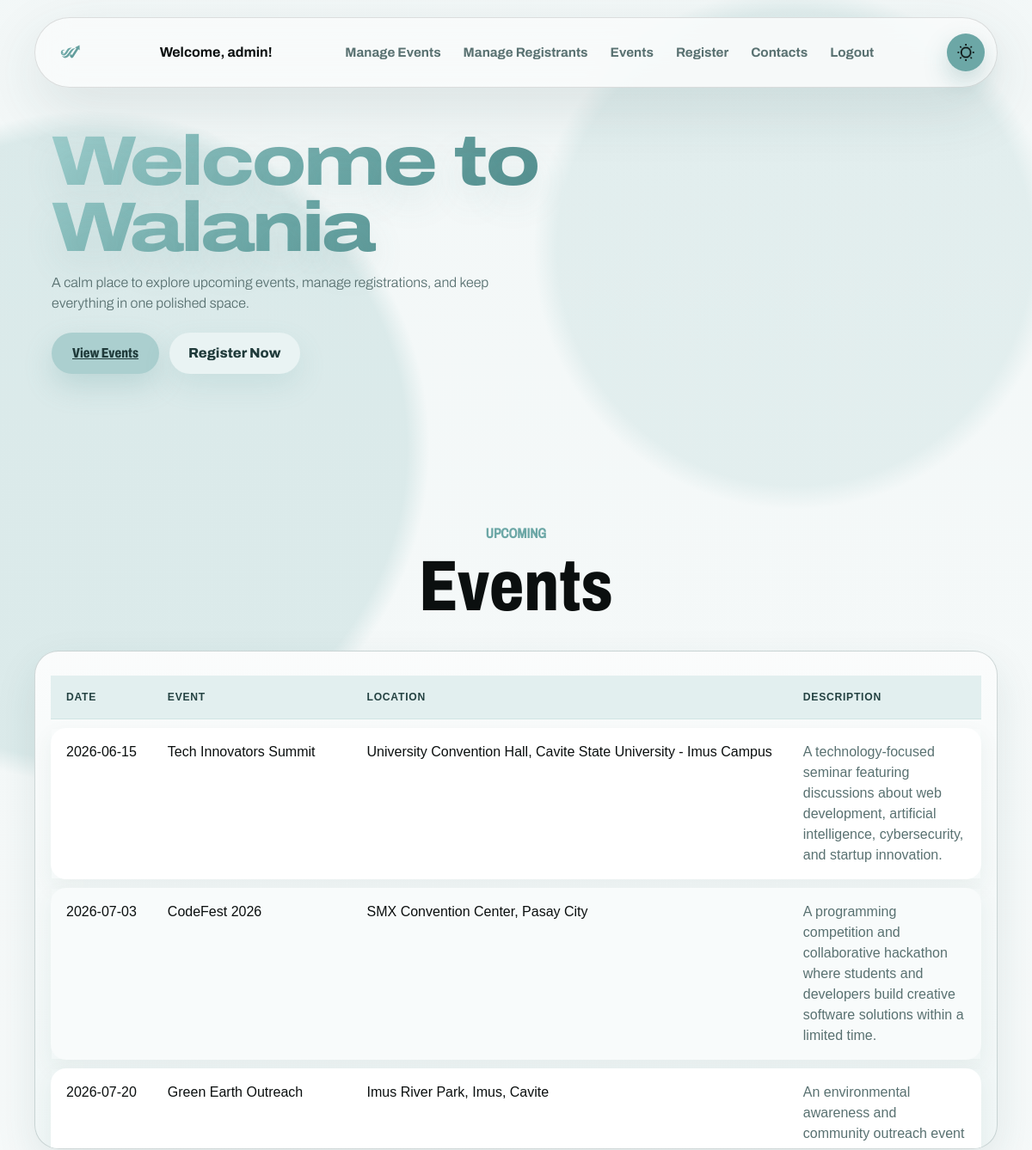
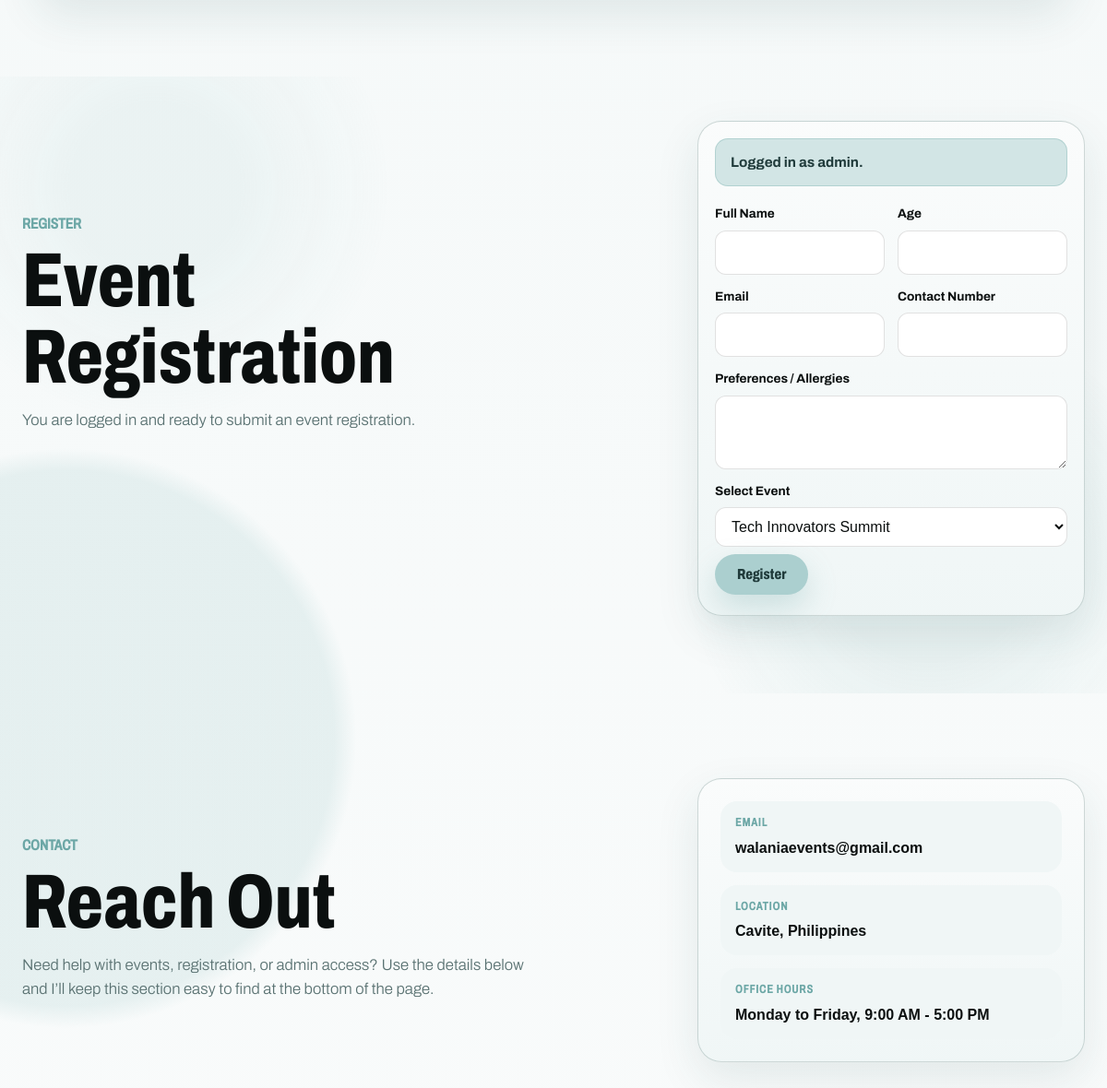
The app's page /views/dashboard.php (signed in) with its own data (2 pictures, top to bottom).
### tables this page shows
CREATE TABLE `walania_event` (
  `id` int(11) NOT NULL,
  `name` varchar(50) NOT NULL,
  `event_date` date NOT NULL,
  `location` varchar(1000) NOT NULL,
  `description` varchar(1000) NOT NULL
);

### controllers/pageData.php (called while the page is built, shortened)
<?php
require_once __DIR__ . '/../models/eventModel.php';
require_once __DIR__ . '/../models/registrantModel.php';
class PageDataController{
    private $eventModel;
    private $registrantModel;
    public function __construct($dbConnection){
        $this->db = $dbConnection;
        $this->eventModel = new eventModel($this->db);
        $this->registrantModel = new registrantModel($this->db);
    }
    public function getPageData(): array
    {
        $user = null;
        if(isset($_SESSION['user_id'])){
            $user = [
                'id'        => (int)$_SESSION['user_id'],
                'username'  => $_SESSION['username'] ?? '',
                'role'      => strtolower((string)($_SESSION['role'] ?? ''))
            ];
        }
        $events = $this->eventModel->getAllEvents() ?? [];
        $totalEvents = count($events);
        $eventsMessage = $totalEvents === 0 ? 'No events available yet.' : null;
        $registrants = $this->registrantModel->getAllRegistrants() ?? [];
        $totalRegistrants = count($registrants);
        return[
            'user'               => $user,
            'events'             => $events,
            'totalEvents'        => $totalEvents,
            'eventsMessage'      => $eventsMessage,
            'registrants'        => $registrants,
            'totalRegistrants'   => $totalRegistrants,
            'registrationStatus' => null,
            'registrationErrors' => []
        ];
    }
}
?>

### models/eventModel.php (called while the page is built, shortened)
<?php
class EventModel{
    private $db;
    public function __construct($dbConnection){
        $this->db = $dbConnection;
    }
    public function getAllEvents(){
        $stmt = $this->db->query("SELECT * FROM walania_event");
        return $stmt->fetchAll(PDO::FETCH_ASSOC);
    }
}
?>

### models/registrantModel.php (called while the page is built, shortened)
<?php
class RegistrantModel{
    private $db;
    public function __construct($dbConnection){
        $this->db = $dbConnection;
    }
    public function getAllRegistrants(){
        $stmt = $this->db->query(
            "SELECT r.*, e.name AS event_name, a.attendance_status
             FROM walania_registrant r
             LEFT JOIN walania_event e ON r.event_id = e.id
             LEFT JOIN walania_attendance a ON a.registrant_id = r.id"
        );
        return $stmt->fetchAll(PDO::FETCH_ASSOC);
    }
}
?>

### views/dashboard.php (the view, shortened to what this page needs)
<?php
require_once __DIR__ . '../../models/EventModel.php';
require_once __DIR__ . '../../models/RegistrantModel.php';
require_once __DIR__ . '../../controllers/PageData.php';
$database = new Database();
$conn = $database->getConnection();
$pageController = new PageDataController($conn);
$data = $pageController->getPageData();
$user = $data['user'];
$events = $data['events'];
$eventsMessage = $data['eventsMessage'];
?>
<!DOCTYPE html>
<html lang="en" data-theme="light">
<head>
    <link rel="stylesheet" href="../style.css">
</head>
<body class="dashboard-page">
    <header class="site-header">
        <a href="#dashboard-hero" class="logo-placeholder" aria-label="Walania home">
        </a>
        <p>Welcome, <?= htmlspecialchars($user['username'], ENT_QUOTES, 'UTF-8'); ?>!</p>
        <nav class="main-nav" aria-label="Main navigation">
        <?php if (!empty($user['role']) && $user['role'] !== 'user') : ?>
                <a href="event.php">Manage Events</a>
                <a href="registrant.php">Manage Registrants</a>
            <?php endif; ?>
            <a href="#events">Events</a>
            <a href="#registration">Register</a>
            <a href="#contacts">Contacts</a>
            <?php if ($user !== null) : ?>
                <a href="../controllers/logout.php">Logout</a>
            <?php else : ?>
                <a href="user_login.php">User Login</a>
                <a href="login.php">Admin</a>
            <?php endif; ?>
        </nav>
        <button type="button" class="theme-toggle" data-theme-toggle aria-label="Toggle dark mode">
            <img class="theme-toggle-icon" data-theme-icon src="../images/LightModeIcon.svg" alt="" aria-hidden="true">
        </button>
    </header>
    <main>
        <section id="dashboard-hero" class="dashboard-hero" aria-labelledby="dashboard-hero-title">
            <div class="dashboard-hero-content">
                <h1 id="dashboard-hero-title">Welcome to Walania</h1>
                <p class="dashboard-hero-copy">
                    A calm place to explore upcoming events, manage registrations, and keep everything in one polished space.
                </p>
                <div class="dashboard-hero-actions">
                    <a class="primary-button" href="#events">View Events</a>
                    <a class="secondary-button" href="#registration">Register Now</a>
                </div>
            </div>
        </section>
        <section id="events" class="events-section">
            <div class="section-heading">
                <p class="eyebrow">Upcoming</p>
                <h2>Events</h2>
            </div>
            <?php if ($eventsMessage !== null) : ?>
                <div class="form-alert form-alert-info">
                    <p><?php echo htmlspecialchars($eventsMessage, ENT_QUOTES, 'UTF-8'); ?></p>
                </div>
            <?php else : ?>
                <div class="admin-table-wrap">
                    <table class="admin-table">
                        <thead>
                            <tr>
                                <th>Date</th>
                                <th>Event</th>
                                <th>Location</th>
                                <th>Description</th>
                            </tr>
                        </thead>
                        <tbody>
                            <?php foreach ($events as $event) : ?>
                                <tr>
                                    <td><?= htmlspecialchars($event['date'] ?? $event['event_date'] ?? '', ENT_QUOTES, 'UTF-8'); ?></td>
                                    <td><?= htmlspecialchars($event['name'] ?? $event['event_name'] ?? '', ENT_QUOTES, 'UTF-8'); ?></td>
                                    <td><?= htmlspecialchars($event['location'] ?? $event['event_location'] ?? '', ENT_QUOTES, 'UTF-8'); ?></td>
                                    <td><?= nl2br(htmlspecialchars($event['description'] ?? $event['event_description'] ?? '', ENT_QUOTES, 'UTF-8')); ?></td>
                                </tr>
                            <?php endforeach; ?>
                        </tbody>
                    </table>
                </div>
            <?php endif; ?>
        </section>
        <section id="registration" class="registration-section">
            <div class="registration-layout">
                <div class="section-heading">
                    <p class="eyebrow">Register</p>
                    <h2>Event Registration</h2>
                    <div class="contact-copy">
                        <p><?php echo $user !== null ? 'You are logged in and ready to submit an event registration.' : 'Login or create a user account before submitting an event registration.'; ?></p>
                    </div>
                </div>
                <form class="registration-form" action="../controllers/registrantController.php" method="POST">
                    <?php if ($user === null) : ?>
                        <div class="form-alert form-alert-info">
                            <p>You need a user account to submit this form.</p>
                            <p><a href="user_login.php">Login</a> or <a href="user_register.php">Create an account</a>.</p>
                        </div>
                    <?php else : ?>
                        <div class="form-alert form-alert-success">Logged in as <?php echo htmlspecialchars($user['username'] ?? $user['email'] ?? '', ENT_QUOTES, 'UTF-8'); ?>.</div>
                    <?php endif; ?>
                    <div class="form-grid">
                        <div class="form-group">
                            <label for="fullname">Full Name</label>
                            <input type="text" id="fullname" name="fullname" required>
                        </div>
                        <div class="form-group">
                            <label for="age">Age</label>
                            <input type="number" id="age" name="age" required>
                        </div>
                        <div class="form-group">
                            <label for="email">Email</label>
                            <input type="email" id="email" name="email" required>
                        </div>
                        <div class="form-group">
                            <label for="contact_number">Contact Number</label>
                            <input type="text" id="contact_number" name="contact_number" required>
                        </div>
                        <div class="form-group form-group-wide">
                            <label for="preference_allergy">Preferences / Allergies</label>
                            <textarea class="preferencebox" id="preference_allergy" name="preference_allergy"></textarea>
                        </div>
                        <div class="form-group form-group-wide">
                            <label for="event_id">Select Event</label>
                            <select name="event_id" id="event_id" required>
                                <?php foreach ($events as $event): ?>
                                    <option value="<?= $event['id'] ?>"><?= htmlspecialchars($event['name']) ?></option>
                                <?php endforeach; ?>
                            </select>
                        </div>
                    </div>
                    <button class="primary-button submit-button" type="submit" name="add">Register</button>
                </form>
            </div>
        </section>
        <section id="contacts" class="contacts-section">
            <div class="registration-layout contact-layout">
                <div class="section-heading">
                    <p class="eyebrow">Contact</p>
                    <h2>Reach Out</h2>
                    <div class="contact-copy">
                        <p>Need help with events, registration, or admin access? Use the details below and I’ll keep this section easy to find at the bottom of the page.</p>
                    </div>
                </div>
                <div class="contact-card">
                    <div class="contact-item">
                        <span class="contact-label">Email</span>
                        <a href="mailto:walaniaevents@gmail.com">walaniaevents@gmail.com</a>
                    </div>
                    <div class="contact-item">
                        <span class="contact-label">Location</span>
                        <p>Cavite, Philippines</p>
                    </div>
                    <div class="contact-item">
                        <span class="contact-label">Office Hours</span>
                        <p>Monday to Friday, 9:00 AM - 5:00 PM</p>
                    </div>
                </div>
            </div>
        </section>
    </main>
</body>
</html>

### records on screen
walania_event: event_date "2026-06-15", name "Tech Innovators Summit", location "University Convention Hall, Cavite State University - Imus Campus", description "A technology-focused seminar featuring discussions about web development, artificial intelligence, cybersecurity, and startup innovation."
walania_event: event_date "2026-07-03", name "CodeFest 2026", location "SMX Convention Center, Pasay City", description "A programming competition and collaborative hackathon where students and developers build creative software solutions within a limited time."
walania_event: event_date "2026-07-20", name "Green Earth Outreach", location "Imus River Park, Imus, Cavite", description "An environmental awareness and community outreach event…"

### other values on screen
$user['username'] "admin"
form field event_id "Tech Innovators Summit"
